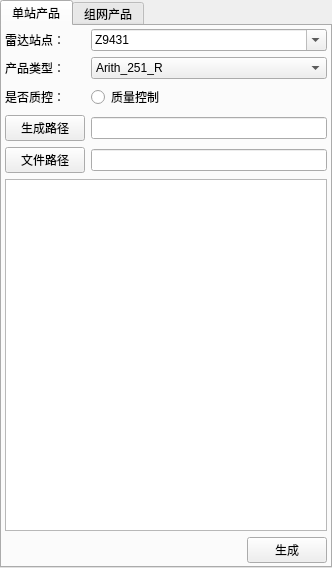
<?xml version="1.0" encoding="UTF-8"?>
<ui version="4.0">
 <class>DataDockWidget</class>
 <widget class="QDockWidget" name="DataDockWidget">
  <property name="geometry">
   <rect>
    <x>0</x>
    <y>0</y>
    <width>300</width>
    <height>568</height>
   </rect>
  </property>
  <property name="minimumSize">
   <size>
    <width>300</width>
    <height>310</height>
   </size>
  </property>
  <property name="windowTitle">
   <string>基数据窗口</string>
  </property>
  <widget class="QWidget" name="widget">
   <layout class="QGridLayout" name="gridLayout_2">
    <property name="margin">
     <number>0</number>
    </property>
    <item row="0" column="0">
     <layout class="QGridLayout" name="gridLayout">
      <item row="0" column="0">
       <widget class="QTabWidget" name="tabWidget">
        <property name="currentIndex">
         <number>0</number>
        </property>
        <widget class="QWidget" name="SingleTab">
         <attribute name="title">
          <string>单站产品</string>
         </attribute>
         <layout class="QGridLayout" name="gridLayout_4">
          <property name="margin">
           <number>3</number>
          </property>
          <item row="0" column="0">
           <layout class="QGridLayout" name="gridLayout_3">
            <item row="5" column="1" colspan="3">
             <widget class="QLineEdit" name="editSavePath">
              <property name="sizePolicy">
               <sizepolicy hsizetype="Preferred" vsizetype="Fixed">
                <horstretch>0</horstretch>
                <verstretch>0</verstretch>
               </sizepolicy>
              </property>
              <property name="readOnly">
               <bool>true</bool>
              </property>
             </widget>
            </item>
            <item row="6" column="1" colspan="3">
             <widget class="QLineEdit" name="editBrowserPath">
              <property name="sizePolicy">
               <sizepolicy hsizetype="Preferred" vsizetype="Fixed">
                <horstretch>0</horstretch>
                <verstretch>0</verstretch>
               </sizepolicy>
              </property>
              <property name="readOnly">
               <bool>true</bool>
              </property>
             </widget>
            </item>
            <item row="0" column="0">
             <widget class="QLabel" name="label">
              <property name="sizePolicy">
               <sizepolicy hsizetype="Fixed" vsizetype="Preferred">
                <horstretch>0</horstretch>
                <verstretch>0</verstretch>
               </sizepolicy>
              </property>
              <property name="text">
               <string>雷达站点：</string>
              </property>
             </widget>
            </item>
            <item row="6" column="0">
             <widget class="QPushButton" name="btnBrowser">
              <property name="text">
               <string>文件路径</string>
              </property>
             </widget>
            </item>
            <item row="7" column="0" colspan="4">
             <widget class="QListView" name="listView">
              <property name="sizePolicy">
               <sizepolicy hsizetype="Preferred" vsizetype="Expanding">
                <horstretch>0</horstretch>
                <verstretch>0</verstretch>
               </sizepolicy>
              </property>
             </widget>
            </item>
            <item row="5" column="0">
             <widget class="QPushButton" name="btnSave">
              <property name="text">
               <string>生成路径</string>
              </property>
             </widget>
            </item>
            <item row="3" column="0">
             <widget class="QLabel" name="label_3">
              <property name="sizePolicy">
               <sizepolicy hsizetype="Fixed" vsizetype="Preferred">
                <horstretch>0</horstretch>
                <verstretch>0</verstretch>
               </sizepolicy>
              </property>
              <property name="text">
               <string>是否质控：</string>
              </property>
             </widget>
            </item>
            <item row="1" column="0">
             <widget class="QLabel" name="label_6">
              <property name="sizePolicy">
               <sizepolicy hsizetype="Fixed" vsizetype="Preferred">
                <horstretch>0</horstretch>
                <verstretch>0</verstretch>
               </sizepolicy>
              </property>
              <property name="text">
               <string>产品类型：</string>
              </property>
             </widget>
            </item>
            <item row="1" column="1" colspan="3">
             <widget class="QComboBox" name="RoseArithmsBox">
              <property name="sizePolicy">
               <sizepolicy hsizetype="Preferred" vsizetype="Fixed">
                <horstretch>0</horstretch>
                <verstretch>0</verstretch>
               </sizepolicy>
              </property>
              <property name="maximumSize">
               <size>
                <width>16777215</width>
                <height>16777215</height>
               </size>
              </property>
              <item>
               <property name="text">
                <string>Arith_251_R</string>
               </property>
              </item>
              <item>
               <property name="text">
                <string>Arith_252_QR</string>
               </property>
              </item>
              <item>
               <property name="text">
                <string>Arith_254_V</string>
               </property>
              </item>
              <item>
               <property name="text">
                <string>Arith_255_QV</string>
               </property>
              </item>
              <item>
               <property name="text">
                <string>Arith_256_W</string>
               </property>
              </item>
              <item>
               <property name="text">
                <string>Arith_257_QW</string>
               </property>
              </item>
              <item>
               <property name="text">
                <string>Arith_258_CAP</string>
               </property>
              </item>
              <item>
               <property name="text">
                <string>Arith_262_HBR_270_QPR</string>
               </property>
              </item>
              <item>
               <property name="text">
                <string>Arith_263_CR</string>
               </property>
              </item>
              <item>
               <property name="text">
                <string>Arith_264_CRH</string>
               </property>
              </item>
              <item>
               <property name="text">
                <string>Arith_265_ET</string>
               </property>
              </item>
              <item>
               <property name="text">
                <string>Arith_266_VIL</string>
               </property>
              </item>
              <item>
               <property name="text">
                <string>Arith_267_VILD</string>
               </property>
              </item>
              <item>
               <property name="text">
                <string>Arith_271_OHP</string>
               </property>
              </item>
              <item>
               <property name="text">
                <string>Arith_273_THP</string>
               </property>
              </item>
              <item>
               <property name="text">
                <string>Arith_274_SHP</string>
               </property>
              </item>
              <item>
               <property name="text">
                <string>Arith_277_SCI</string>
               </property>
              </item>
              <item>
               <property name="text">
                <string>Arith_285_EVP_269_VWP_268_VAD</string>
               </property>
              </item>
              <item>
               <property name="text">
                <string>Arith_291_HI</string>
               </property>
              </item>
              <item>
               <property name="text">
                <string>Arith_292_M</string>
               </property>
              </item>
             </widget>
            </item>
            <item row="3" column="1" colspan="3">
             <widget class="QRadioButton" name="SelQcRadioBtn">
              <property name="sizePolicy">
               <sizepolicy hsizetype="Fixed" vsizetype="Fixed">
                <horstretch>0</horstretch>
                <verstretch>0</verstretch>
               </sizepolicy>
              </property>
              <property name="text">
               <string>质量控制</string>
              </property>
             </widget>
            </item>
            <item row="8" column="3">
             <widget class="QPushButton" name="GenerateButton">
              <property name="text">
               <string>生成</string>
              </property>
             </widget>
            </item>
            <item row="0" column="1" colspan="3">
             <widget class="QComboBox" name="RadSiteNameComBox">
              <property name="sizePolicy">
               <sizepolicy hsizetype="Preferred" vsizetype="Fixed">
                <horstretch>0</horstretch>
                <verstretch>0</verstretch>
               </sizepolicy>
              </property>
              <property name="maximumSize">
               <size>
                <width>16777215</width>
                <height>16777215</height>
               </size>
              </property>
              <property name="editable">
               <bool>true</bool>
              </property>
              <item>
               <property name="text">
                <string>Z9431</string>
               </property>
              </item>
              <item>
               <property name="text">
                <string>Z9436</string>
               </property>
              </item>
              <item>
               <property name="text">
                <string>Z9439</string>
               </property>
              </item>
              <item>
               <property name="text">
                <string>Z9591</string>
               </property>
              </item>
             </widget>
            </item>
           </layout>
          </item>
         </layout>
        </widget>
        <widget class="QWidget" name="MosaicTab">
         <attribute name="title">
          <string>组网产品</string>
         </attribute>
         <layout class="QGridLayout" name="gridLayout_6">
          <property name="margin">
           <number>3</number>
          </property>
          <item row="0" column="0">
           <layout class="QGridLayout" name="gridLayout_5">
            <item row="0" column="0">
             <widget class="QLabel" name="label_4">
              <property name="text">
               <string>产品名称：</string>
              </property>
             </widget>
            </item>
            <item row="1" column="0">
             <widget class="QLabel" name="label_5">
              <property name="text">
               <string>选择日期：</string>
              </property>
             </widget>
            </item>
            <item row="2" column="0">
             <widget class="QCheckBox" name="chb_day_m">
              <property name="text">
               <string>日</string>
              </property>
             </widget>
            </item>
            <item row="2" column="1">
             <widget class="QComboBox" name="cmb_day_m">
              <item>
               <property name="text">
                <string>1天以内</string>
               </property>
              </item>
              <item>
               <property name="text">
                <string>2天以内</string>
               </property>
              </item>
              <item>
               <property name="text">
                <string>3天以内</string>
               </property>
              </item>
             </widget>
            </item>
            <item row="2" column="2">
             <widget class="QCheckBox" name="chb_hour_m">
              <property name="text">
               <string>时</string>
              </property>
             </widget>
            </item>
            <item row="2" column="3">
             <widget class="QComboBox" name="cmb_hour_m"/>
            </item>
            <item row="3" column="0" colspan="4">
             <widget class="QTableWidget" name="tableWidget_m">
              <property name="sizePolicy">
               <sizepolicy hsizetype="Preferred" vsizetype="Expanding">
                <horstretch>0</horstretch>
                <verstretch>0</verstretch>
               </sizepolicy>
              </property>
              <column>
               <property name="text">
                <string>日期</string>
               </property>
              </column>
              <column>
               <property name="text">
                <string>时间</string>
               </property>
              </column>
             </widget>
            </item>
            <item row="0" column="1" colspan="3">
             <widget class="QComboBox" name="cmbName_m"/>
            </item>
            <item row="1" column="1" colspan="3">
             <widget class="QDateTimeEdit" name="dateTimeEdit_m">
              <property name="sizePolicy">
               <sizepolicy hsizetype="Preferred" vsizetype="Fixed">
                <horstretch>0</horstretch>
                <verstretch>0</verstretch>
               </sizepolicy>
              </property>
             </widget>
            </item>
           </layout>
          </item>
         </layout>
        </widget>
       </widget>
      </item>
     </layout>
    </item>
   </layout>
  </widget>
 </widget>
 <layoutdefault spacing="6" margin="11"/>
 <resources/>
 <connections/>
</ui>
